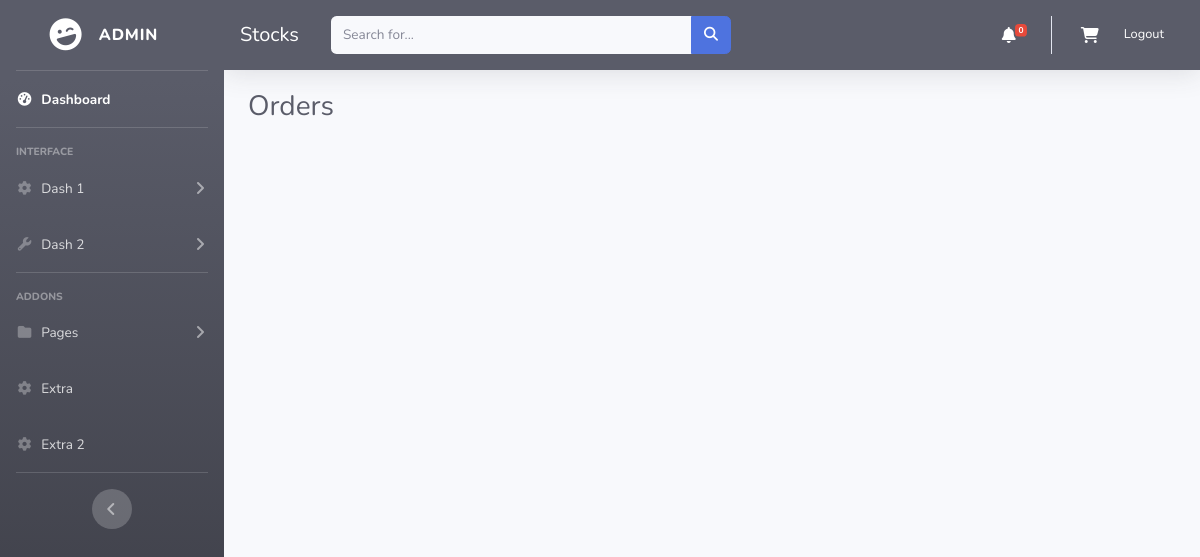
The page /admin_dash/ (signed in) on the database as committed earlier.
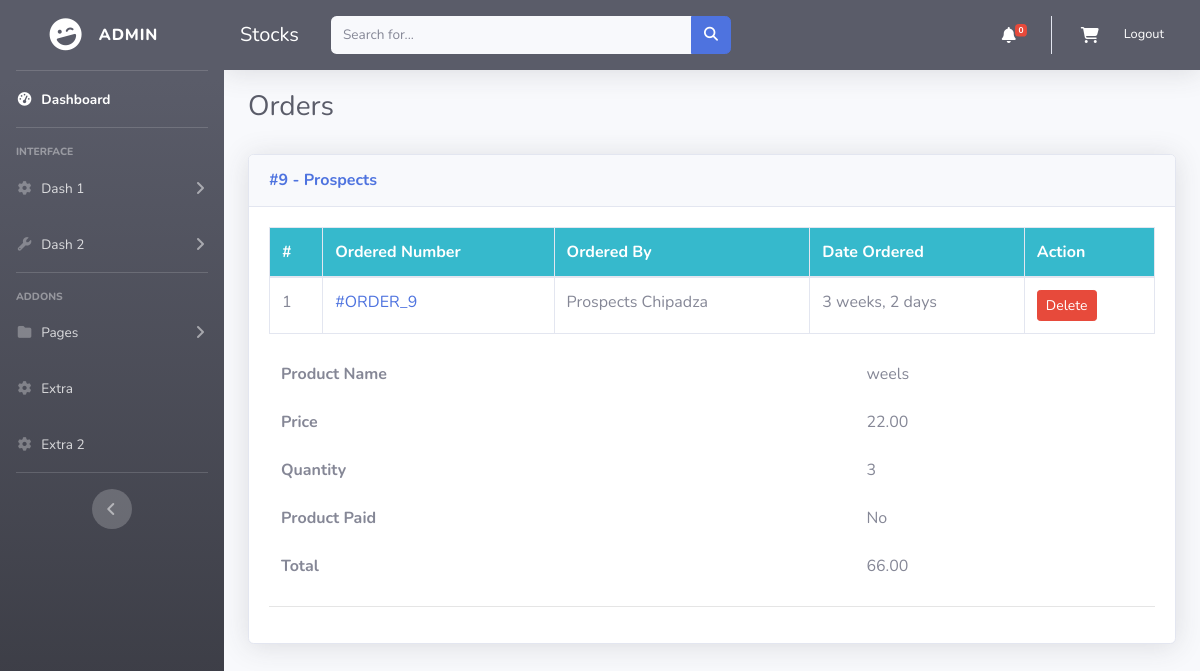
The same page on the database as committed later.
### dashboard/models.py (models this page shows, shortened)
class Order(models.Model):
    first_name =models.CharField(max_length=200,null=True,blank=True)
    last_name = models.CharField(max_length=100,blank=True, null=True)
    email = models.EmailField(null=True, blank=True)
    address = models.CharField(max_length=200,null=True,blank=True)
    phone = models.CharField(max_length=25,blank=True, null=True)
    paid_amount = models.DecimalField(null=True,blank=True,max_digits=10,decimal_places=2)
    created_at = models.DateTimeField(auto_now_add=True, null=True,blank=True)
    vendors = models.ManyToManyField(Vendor, related_name="orders", null=True, blank=True)
    payment_method = models.CharField(
        max_length=20, choices=METHOD, default="Cash On Delivery")
    class Meta:
        ordering = ['-created_at']

class OrderItem(models.Model):
    order = models.ForeignKey(Order, related_name="items", on_delete=models.CASCADE,null=True,blank=True)
    product = models.ForeignKey(Product, related_name="items", on_delete=models.CASCADE,null=True,blank=True)
    vendor = models.ForeignKey(Vendor, related_name="items", on_delete=models.CASCADE)
    vendor_paid = models.BooleanField(default=False)
    price = models.DecimalField(max_digits=8, decimal_places=2)
    quantity = models.IntegerField(default=1)
    def get_total_price(self):
        return self.price * self.quantity

class Product(models.Model):
    vendor = models.ForeignKey(Vendor, related_name="products", on_delete=models.CASCADE,null=True,blank=True)
    title = models.CharField(max_length=50,null=True, blank=True)
    slug = models.SlugField(max_length=55)
    description = models.TextField(blank=True, null=True)
    price = models.DecimalField(max_digits=6, decimal_places=2)
    added_date = models.DateTimeField(auto_now_add=True)
    category = models.CharField(choices=CATEGORY_CHOICES, max_length=255,null=True, blank=True)
    pack_size = models.CharField(max_length=255,null=True,blank=True)
    quantity = models.PositiveIntegerField(default=1)
    expiry_date = models.DateField(blank=True,null=True)
    image = models.ImageField(upload_to='uploads/',blank=True)
    class Meta:
        ordering = ['-added_date']

### dashboard/views.py (the view)
# urls.py: path("admin_dash/", views.adminDash, name="admin_dash"),
@login_required(login_url='login')
def adminDash(request):
    vendor = request.user.vendor
    orders = vendor.orders.all()
    for order in orders:
        order.vendor_amount = 0
        order.vendor_paid_amount = 0
        order.fully_paid = True
        for item in order.items.all():
            if item.vendor == request.user.vendor:
                if item.vendor_paid:
                    order.vendor_paid_amount += item.get_total_price()
                else:
                    order.vendor_amount += item.get_total_price()
                    order.fully_paid = False
    context = {
        'orders': orders,
        'vendor':vendor
    }
    return render(request, 'skeleton/admin_dash.html', context)

### dashboard/cart.py (called while the page is built)
    def __len__(self):
        return sum(item['quantity'] for item in self.cart.values())

### dashboard/context_processors.py (called while the page is built)
def notifications(request):
    allnotifications = BroadcastNotification.objects.all()
    return {'notifications': allnotifications}

def cart(request):
    return {'cart': Cart(request)}

### templates/skeleton/admin_dash.html (shortened to what this page needs)
{% extends 'body/base.html' %}
{% block content %}
<div class="container-fluid">
    <div class="d-sm-flex align-items-center justify-content-between mb-4">
        <h1 class="h3 mb-0 text-gray-800" style='margin-top:20px;'>Orders</h1>
    </div>
    {% if orders %}
    {% for order in orders %}
    <div class="card shadow mb-4" style='margin-top:30px;'>
        <div class="card-header py-3">
            <h6 class="m-0 font-weight-bold text-primary">#{{ order.id }} - {{ order.first_name }}</h6>
        </div>
        <div class="card-body">
            <div class="table-responsive">
                <table class="table table-bordered" id="dataTable" width="100%" cellspacing="0">
                    <thead class='bg-info'>
                        <tr class="text-white">
                            <th scope="col">#</th>
                            <th scope="col">Ordered Number</th>
                            <th scope="col">Ordered By</th>
                            <th scope="col">Date Ordered</th>
                            <th scope="col">Action</th>
                        </tr>
                    </thead>
                    <tbody>
                    <tr>
                        <td>{{forloop.counter}}</td>
                        <td><a href="#">#ORDER_{{order.id}}</a></td>
                        <td>{{ order.first_name }} {{ order.last_name }}</td>
                        <td>{{order.created_at|timesince }}</td>
                        <td>
                            <a class="btn btn-danger btn-sm" href="{% url 'delete-order' order.id %}">Delete</a>
                        </td>
                    </tr>
                    </tbody>
                </table>
            </div>
            <div class='table-responsive'>
                {% for item in order.items.all %}
                    {% if item.vendor == request.user.vendor %}
                    <table class="table bg-white table-borderless">
                        <tbody>
                            <tr>
                                <th scope="row">Product Name</th>
                                <td>{{ item.product.title}}</td>
                            </tr>
                            <tr>
                                <th scope="row">Price</th>
                                <td>{{ item.product.price }}</td>
                            </tr>
                            <tr>
                                <th scope="row">Quantity</th>
                                <td>{{ item.quantity }}</td>
                            </tr>
                            <tr>
                                <th scope="row">Product Paid</th>
                                <td>{{ item.vendor_paid|yesno:'Yes,No' }}</td>
                            </tr>
                            <tr>
                                <th scope="row">Total</th>
                                <td>{{ item.get_total_price }}</td>
                            </tr>
                        </tbody>
                    </table>
                    <hr />
                    {% endif %}
                {% endfor %}
            </div>
        </div>
    </div>
    {% endfor %}
    {% endif %}
</div>
{% endblock  %}

Rows that differ between the two databases and show on the page:
added Order: id "9", first_name "Prospects", last_name "Chipadza", created_at "3 weeks, 2 days"
added OrderItem: product "weels", product.price "22.00", quantity "3", vendor_paid "No", get_total_price "66.00"
